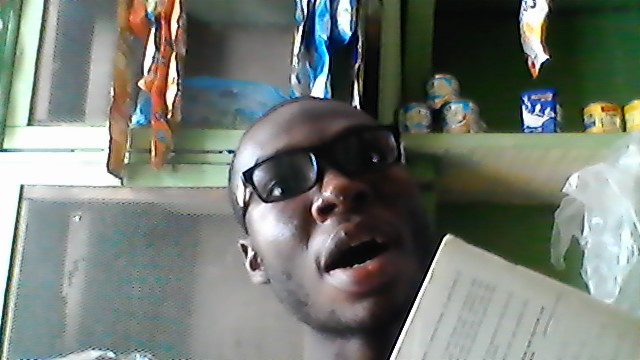
#> input picture Open cv project/1.4 in reader opencv/Image Smothing/chidalu.jpg, 640 x 360 px
$ python 'Image filtering.py'
#> lines starting #> are read from the running program, lines starting #| are printed output that depends on the picture
import cv2
import numpy as np
'''We use c2.filter2D() to filter image'''

img=cv2.imread('chidalu.jpg',cv2.IMREAD_COLOR); #image read in color
#> img is the input picture: shape (360, 640, 3); mean B, G, R 114.5, 122.3, 115.5

kernel=np.ones((5,5),np.float32)/25; #create a one array
filtered_image=cv2.filter2D(img,-1,kernel); #filter2D image with kernel and a depth of -1
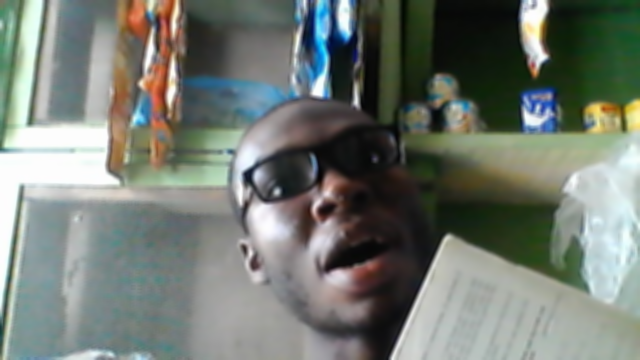
#> filtered_image: shape (360, 640, 3); mean B, G, R 114.5, 122.3, 115.5

cv2.namedWindow('Original',cv2.WINDOW_NORMAL); #create a named window
cv2.namedWindow('Result',cv2.WINDOW_NORMAL); #create a named window

cv2.imshow('Original',img); #Image show in window Original
cv2.imshow('Result',filtered_image);#image show in Window result
if cv2.waitKey(0)&0xFF==ord('q'):
#> (key q is pressed here)
    cv2.destroyWindow('Original'); #destroy window
    cv2.destroyWindow('Result'); #destrpy window
